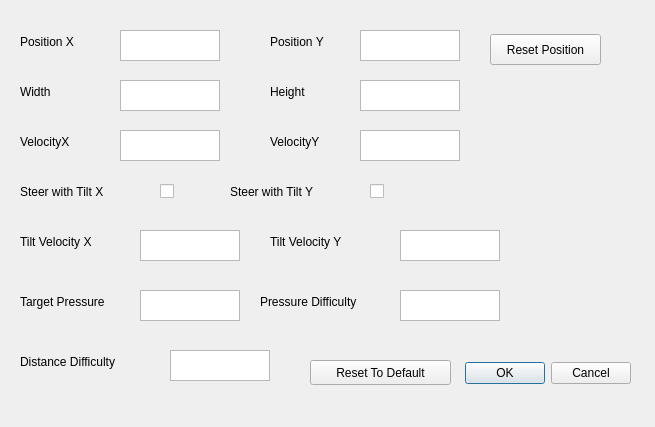
<?xml version="1.0" encoding="UTF-8"?>
<ui version="4.0">
 <class>Dialog</class>
 <widget class="QDialog" name="Dialog">
  <property name="geometry">
   <rect>
    <x>0</x>
    <y>0</y>
    <width>655</width>
    <height>427</height>
   </rect>
  </property>
  <property name="acceptDrops">
   <bool>false</bool>
  </property>
  <property name="windowTitle">
   <string>Dialog</string>
  </property>
  <widget class="QTextEdit" name="e_velocityY">
   <property name="geometry">
    <rect>
     <x>360</x>
     <y>130</y>
     <width>100</width>
     <height>31</height>
    </rect>
   </property>
  </widget>
  <widget class="QDialogButtonBox" name="buttonBox">
   <property name="geometry">
    <rect>
     <x>440</x>
     <y>357</y>
     <width>191</width>
     <height>32</height>
    </rect>
   </property>
   <property name="orientation">
    <enum>Qt::Horizontal</enum>
   </property>
   <property name="standardButtons">
    <set>QDialogButtonBox::Cancel|QDialogButtonBox::Ok</set>
   </property>
  </widget>
  <widget class="QTextEdit" name="e_targetPressure">
   <property name="geometry">
    <rect>
     <x>140</x>
     <y>290</y>
     <width>100</width>
     <height>31</height>
    </rect>
   </property>
  </widget>
  <widget class="QTextEdit" name="e_velocityX">
   <property name="geometry">
    <rect>
     <x>120</x>
     <y>130</y>
     <width>100</width>
     <height>31</height>
    </rect>
   </property>
  </widget>
  <widget class="QTextEdit" name="e_positionY">
   <property name="geometry">
    <rect>
     <x>360</x>
     <y>30</y>
     <width>100</width>
     <height>31</height>
    </rect>
   </property>
  </widget>
  <widget class="QTextEdit" name="e_positionX">
   <property name="geometry">
    <rect>
     <x>120</x>
     <y>30</y>
     <width>100</width>
     <height>31</height>
    </rect>
   </property>
  </widget>
  <widget class="QLabel" name="label_positionX">
   <property name="geometry">
    <rect>
     <x>20</x>
     <y>20</y>
     <width>71</width>
     <height>43</height>
    </rect>
   </property>
   <property name="text">
    <string>Position X</string>
   </property>
  </widget>
  <widget class="QLabel" name="label_velocityY">
   <property name="geometry">
    <rect>
     <x>270</x>
     <y>120</y>
     <width>71</width>
     <height>44</height>
    </rect>
   </property>
   <property name="text">
    <string>VelocityY</string>
   </property>
  </widget>
  <widget class="QLabel" name="label_velocityX">
   <property name="geometry">
    <rect>
     <x>20</x>
     <y>120</y>
     <width>71</width>
     <height>43</height>
    </rect>
   </property>
   <property name="text">
    <string>VelocityX</string>
   </property>
  </widget>
  <widget class="QLabel" name="label_targetPressure">
   <property name="geometry">
    <rect>
     <x>20</x>
     <y>280</y>
     <width>111</width>
     <height>43</height>
    </rect>
   </property>
   <property name="text">
    <string>Target Pressure</string>
   </property>
  </widget>
  <widget class="QLabel" name="label_positionY">
   <property name="geometry">
    <rect>
     <x>270</x>
     <y>20</y>
     <width>81</width>
     <height>43</height>
    </rect>
   </property>
   <property name="text">
    <string>Position Y</string>
   </property>
  </widget>
  <widget class="QCheckBox" name="e_steerWithTiltX">
   <property name="geometry">
    <rect>
     <x>160</x>
     <y>180</y>
     <width>21</width>
     <height>22</height>
    </rect>
   </property>
   <property name="acceptDrops">
    <bool>false</bool>
   </property>
   <property name="text">
    <string/>
   </property>
   <property name="checked">
    <bool>false</bool>
   </property>
  </widget>
  <widget class="QLabel" name="label_stearWithTiltY">
   <property name="geometry">
    <rect>
     <x>230</x>
     <y>170</y>
     <width>121</width>
     <height>43</height>
    </rect>
   </property>
   <property name="text">
    <string>Steer with Tilt Y</string>
   </property>
  </widget>
  <widget class="QCheckBox" name="e_steerWithTiltY">
   <property name="geometry">
    <rect>
     <x>370</x>
     <y>180</y>
     <width>21</width>
     <height>22</height>
    </rect>
   </property>
   <property name="acceptDrops">
    <bool>false</bool>
   </property>
   <property name="text">
    <string/>
   </property>
   <property name="checked">
    <bool>false</bool>
   </property>
  </widget>
  <widget class="QLabel" name="label_stearWithTiltX">
   <property name="geometry">
    <rect>
     <x>20</x>
     <y>170</y>
     <width>121</width>
     <height>43</height>
    </rect>
   </property>
   <property name="text">
    <string>Steer with Tilt X</string>
   </property>
  </widget>
  <widget class="QLabel" name="label_height">
   <property name="geometry">
    <rect>
     <x>270</x>
     <y>70</y>
     <width>81</width>
     <height>43</height>
    </rect>
   </property>
   <property name="text">
    <string>Height</string>
   </property>
  </widget>
  <widget class="QTextEdit" name="e_width">
   <property name="geometry">
    <rect>
     <x>120</x>
     <y>80</y>
     <width>100</width>
     <height>31</height>
    </rect>
   </property>
  </widget>
  <widget class="QLabel" name="label_width">
   <property name="geometry">
    <rect>
     <x>20</x>
     <y>70</y>
     <width>71</width>
     <height>43</height>
    </rect>
   </property>
   <property name="text">
    <string>Width</string>
   </property>
  </widget>
  <widget class="QTextEdit" name="e_height">
   <property name="geometry">
    <rect>
     <x>360</x>
     <y>80</y>
     <width>100</width>
     <height>31</height>
    </rect>
   </property>
  </widget>
  <widget class="QLabel" name="label_tiltVelocityX">
   <property name="geometry">
    <rect>
     <x>20</x>
     <y>220</y>
     <width>101</width>
     <height>43</height>
    </rect>
   </property>
   <property name="text">
    <string>Tilt Velocity X</string>
   </property>
  </widget>
  <widget class="QLabel" name="label_tiltVelocityY">
   <property name="geometry">
    <rect>
     <x>270</x>
     <y>220</y>
     <width>101</width>
     <height>44</height>
    </rect>
   </property>
   <property name="text">
    <string>Tilt Velocity Y</string>
   </property>
  </widget>
  <widget class="QTextEdit" name="e_tiltVelocityY">
   <property name="geometry">
    <rect>
     <x>400</x>
     <y>230</y>
     <width>100</width>
     <height>31</height>
    </rect>
   </property>
  </widget>
  <widget class="QTextEdit" name="e_tiltVelocityX">
   <property name="geometry">
    <rect>
     <x>140</x>
     <y>230</y>
     <width>100</width>
     <height>31</height>
    </rect>
   </property>
  </widget>
  <widget class="QTextEdit" name="e_pressureDifficulty">
   <property name="geometry">
    <rect>
     <x>400</x>
     <y>290</y>
     <width>100</width>
     <height>31</height>
    </rect>
   </property>
  </widget>
  <widget class="QLabel" name="label_pressureDifficulty">
   <property name="geometry">
    <rect>
     <x>260</x>
     <y>280</y>
     <width>131</width>
     <height>43</height>
    </rect>
   </property>
   <property name="text">
    <string>Pressure Difficulty</string>
   </property>
  </widget>
  <widget class="QPushButton" name="buttonResetToDefault">
   <property name="geometry">
    <rect>
     <x>310</x>
     <y>360</y>
     <width>141</width>
     <height>25</height>
    </rect>
   </property>
   <property name="text">
    <string>Reset To Default</string>
   </property>
  </widget>
  <widget class="QPushButton" name="buttonResetPosition">
   <property name="geometry">
    <rect>
     <x>490</x>
     <y>34</y>
     <width>111</width>
     <height>31</height>
    </rect>
   </property>
   <property name="text">
    <string>Reset Position</string>
   </property>
  </widget>
  <widget class="QLabel" name="label_distanceDifficulty">
   <property name="geometry">
    <rect>
     <x>20</x>
     <y>340</y>
     <width>131</width>
     <height>43</height>
    </rect>
   </property>
   <property name="text">
    <string>Distance Difficulty</string>
   </property>
  </widget>
  <widget class="QTextEdit" name="e_distanceDifficulty">
   <property name="geometry">
    <rect>
     <x>170</x>
     <y>350</y>
     <width>100</width>
     <height>31</height>
    </rect>
   </property>
  </widget>
 </widget>
 <resources/>
 <connections/>
</ui>
